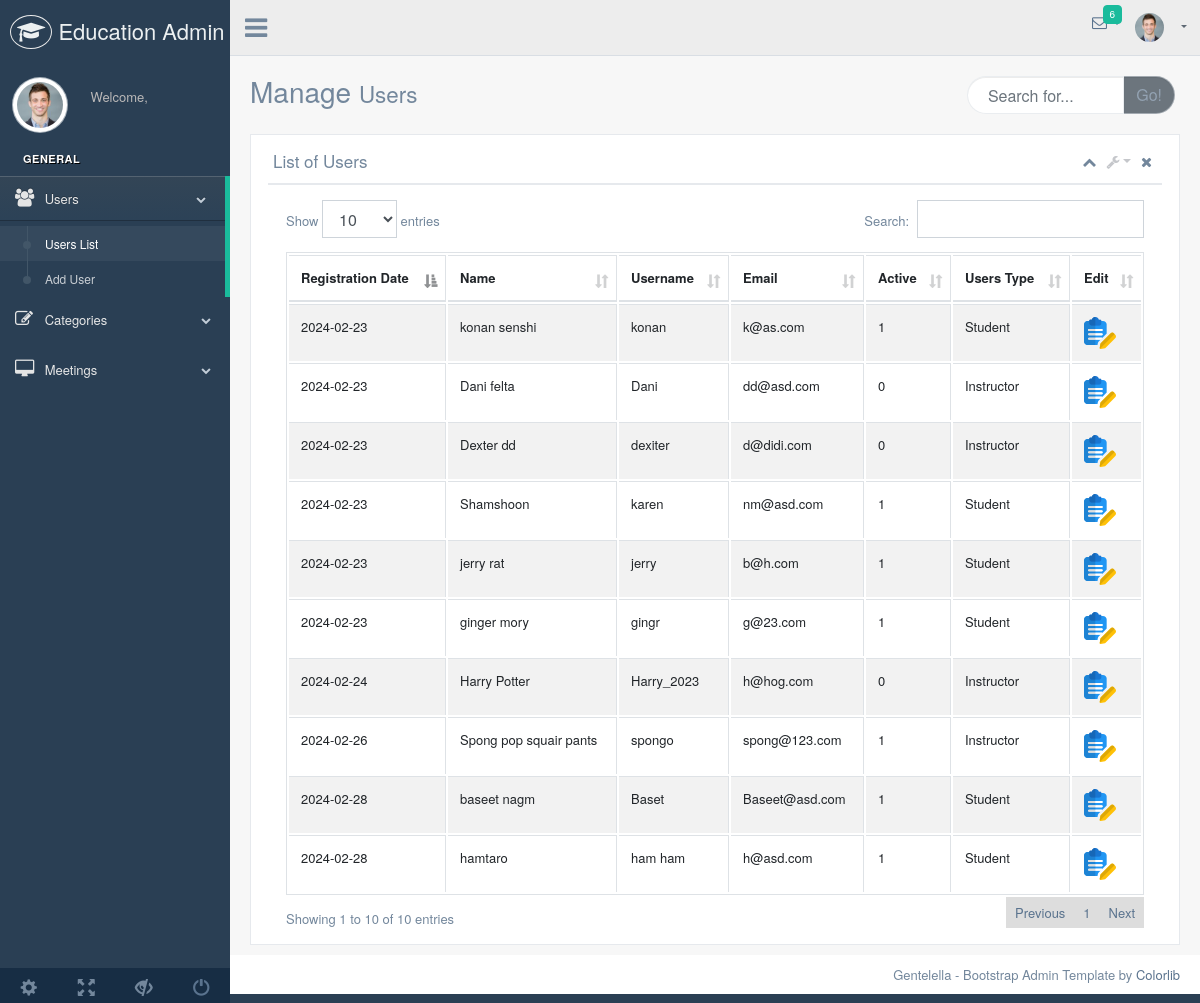
/admin/users.php, run on the app's committed database.
### tables this page shows
CREATE TABLE `users` (
  `date` date NOT NULL,
  `user_name` varchar(255) NOT NULL,
  `user_id` int(50) UNSIGNED NOT NULL,
  `full_name` varchar(255) NOT NULL,
  `email` varchar(255) NOT NULL,
  `password` varchar(255) NOT NULL,
  `active` tinyint(1) NOT NULL,
  `users_type` enum('Instructor','Student') NOT NULL
);

### admin/users.php (the view, shortened to what this page needs)
<?php
include("./db.php");
$q="SELECT * FROM `users`";
$sql=$dsn->prepare($q);
$sql->execute();
$data=$sql->fetchAll();
?>
<!DOCTYPE html>
<html lang="en">
  <head>
    <link href="vendors/bootstrap/dist/css/bootstrap.min.css" rel="stylesheet">
    <link href="vendors/font-awesome/css/font-awesome.min.css" rel="stylesheet">
    <link href="vendors/nprogress/nprogress.css" rel="stylesheet">
    <link href="vendors/iCheck/skins/flat/green.css" rel="stylesheet">
    <link href="vendors/datatables.net-bs/css/dataTables.bootstrap.min.css" rel="stylesheet">
    <link href="vendors/datatables.net-buttons-bs/css/buttons.bootstrap.min.css" rel="stylesheet">
    <link href="vendors/datatables.net-fixedheader-bs/css/fixedHeader.bootstrap.min.css" rel="stylesheet">
    <link href="vendors/datatables.net-responsive-bs/css/responsive.bootstrap.min.css" rel="stylesheet">
    <link href="vendors/datatables.net-scroller-bs/css/scroller.bootstrap.min.css" rel="stylesheet">
    <link href="build/css/custom.min.css" rel="stylesheet">
  </head>
  <body class="nav-md">
    <div class="container body">
      <div class="main_container">
        <div class="col-md-3 left_col">
          <div class="left_col scroll-view">
            <div class="navbar nav_title" style="border: 0;">
              <a href="../index.php" class="site_title"><i class="fa fa-graduation-cap"></i></i> <span>Education Admin</span></a>
            </div>
            <div class="profile clearfix">
              <div class="profile_pic">
                <img src="images/img.jpg" alt="..." class="img-circle profile_img">
              </div>
              <div class="profile_info">
                <span>Welcome,</span>
              </div>
            </div>
            <br />
					<div id="sidebar-menu" class="main_menu_side hidden-print main_menu">
						<div class="menu_section">
							<h3>General</h3>
							<ul class="nav side-menu">
								<li><a><i class="fa fa-users"></i> Users <span class="fa fa-chevron-down"></span></a>
									<ul class="nav child_menu">
										<li><a href="./users.php">Users List</a></li>
										<li><a href="./addUser.php">Add User</a></li>
									</ul>
								</li>
								<li><a><i class="fa fa-edit"></i> Categories <span class="fa fa-chevron-down"></span></a>
								</li>
								<li><a><i class="fa fa-desktop"></i> Meetings <span class="fa fa-chevron-down"></span></a>
								</li>
							</ul>
						</div>
					</div>
            <div class="sidebar-footer hidden-small">
              <a data-toggle="tooltip" data-placement="top" title="Settings">
                <span class="glyphicon glyphicon-cog" aria-hidden="true"></span>
              </a>
              <a data-toggle="tooltip" data-placement="top" title="FullScreen">
                <span class="glyphicon glyphicon-fullscreen" aria-hidden="true"></span>
              </a>
              <a data-toggle="tooltip" data-placement="top" title="Lock">
                <span class="glyphicon glyphicon-eye-close" aria-hidden="true"></span>
              </a>
              <a data-toggle="tooltip" data-placement="top" title="Logout" href="./adminLog/logout.php">
                <span class="glyphicon glyphicon-off" aria-hidden="true"></span>
              </a>
            </div>
          </div>
        </div>
        <div class="top_nav">
            <div class="nav_menu">
                <div class="nav toggle">
                  <a id="menu_toggle"><i class="fa fa-bars"></i></a>
                </div>
                <nav class="nav navbar-nav">
                <ul class=" navbar-right">
                  <li class="nav-item dropdown open" style="padding-left: 15px;">
                    <a href="javascript:;" class="user-profile dropdown-toggle" aria-haspopup="true" id="navbarDropdown" data-toggle="dropdown" aria-expanded="false">
                      <img src="images/img.jpg" alt=""><?php echo $_SESSION['admin_name'] ?>
                    </a>
                  </li>
                  <li role="presentation" class="nav-item dropdown open">
                    <a href="javascript:;" class="dropdown-toggle info-number" id="navbarDropdown1" data-toggle="dropdown" aria-expanded="false">
                      <i class="fa fa-envelope-o"></i>
                      <span class="badge bg-green">6</span>
                    </a>
                  </li>
                </ul>
              </nav>
            </div>
          </div>
        <div class="right_col" role="main">
          <div class="">
            <div class="page-title">
              <div class="title_left">
                <h3>Manage <small>Users</small></h3>
              </div>
              <div class="title_right">
                <div class="col-md-5 col-sm-5 col-xs-12 form-group pull-right top_search">
                  <div class="input-group">
                    <input type="text" class="form-control" placeholder="Search for...">
                    <span class="input-group-btn">
                      <button class="btn btn-secondary" type="button">Go!</button>
                    </span>
                  </div>
                </div>
              </div>
            </div>
            <div class="clearfix"></div>
            <div class="row">
              <div class="col-md-12 col-sm-12 ">
                <div class="x_panel">
                  <div class="x_title">
                    <h2>List of Users</h2>
                    <ul class="nav navbar-right panel_toolbox">
                      <li><a class="collapse-link"><i class="fa fa-chevron-up"></i></a>
                      </li>
                      <li class="dropdown">
                        <a href="#" class="dropdown-toggle" data-toggle="dropdown" role="button" aria-expanded="false"><i class="fa fa-wrench"></i></a>
                      </li>
                      <li><a class="close-link"><i class="fa fa-close"></i></a>
                      </li>
                    </ul>
                    <div class="clearfix"></div>
                  </div>
                  <div class="x_content">
                      <div class="row">
                          <div class="col-sm-12">
                            <div class="card-box table-responsive">
                    <table id="datatable" class="table table-striped table-bordered" style="width:100%">
                      <thead>
                        <tr>
                          <th>Registration Date</th>
                          <th>Name</th>
                          <th>Username</th>
                          <th>Email</th>
                          <th>Active</th>
                          <th>Users Type</th>
                          <th>Edit</th>
                        </tr>
                      </thead>
                      <tbody>
                      <?php
                        foreach($data as $row){
                          echo "
                          <tr>
                           <td>{$row['date']}</td>
                           <td>{$row['full_name']}</td>
                           <td>{$row['user_name']}</td>
                           <td>{$row['email']}</td>
                           <td>{$row['active']}</td>
                           <td>{$row['users_type']}</td>
                           <td><a href='./edituser.php?id={$row['user_id']}'><img src='./images/edit.png' alt='Edit'></a></td>
                          </tr>";}
                        ?>
                      </tbody>
                    </table>
                  </div>
                  </div>
              </div>
            </div>
                </div>
              </div>
            </div>
          </div>
        </div>
        <footer>
          <div class="pull-right">
            Gentelella - Bootstrap Admin Template by <a href="https://colorlib.com">Colorlib</a>
          </div>
          <div class="clearfix"></div>
        </footer>
      </div>
    </div>
  </body>
</html>

### data on the page
users: date "2024-02-23", full_name "konan senshi", user_name "konan", email "k@as.com", active "1", users_type "Student"
users: date "2024-02-23", full_name "Dani felta", user_name "Dani", email "dd@asd.com", active "0", users_type "Instructor"
users: date "2024-02-23", full_name "Dexter dd", user_name "dexiter", email "d@didi.com", active "0", users_type "Instructor"
users: date "2024-02-23", full_name "Shamshoon", user_name "karen", email "nm@asd.com", active "1", users_type "Student"
users: date "2024-02-23", full_name "jerry rat", user_name "jerry", email "b@h.com", active "1", users_type "Student"
users: date "2024-02-23", full_name "ginger mory", user_name "gingr", email "g@23.com", active "1", users_type "Student"
users: date "2024-02-24", full_name "Harry Potter", user_name "Harry_2023", email "h@hog.com", active "0", users_type "Instructor"
users: date "2024-02-26", full_name "Spong pop squair pants", user_name "spongo", email "spong@123.com", active "1", users_type "Instructor"
users: date "2024-02-28", full_name "baseet nagm", user_name "Baset", email "Baseet@asd.com", active "1", users_type "Student"
users: date "2024-02-28", full_name "hamtaro", user_name "ham ham", email "h@asd.com", active "1", users_type "Student"
